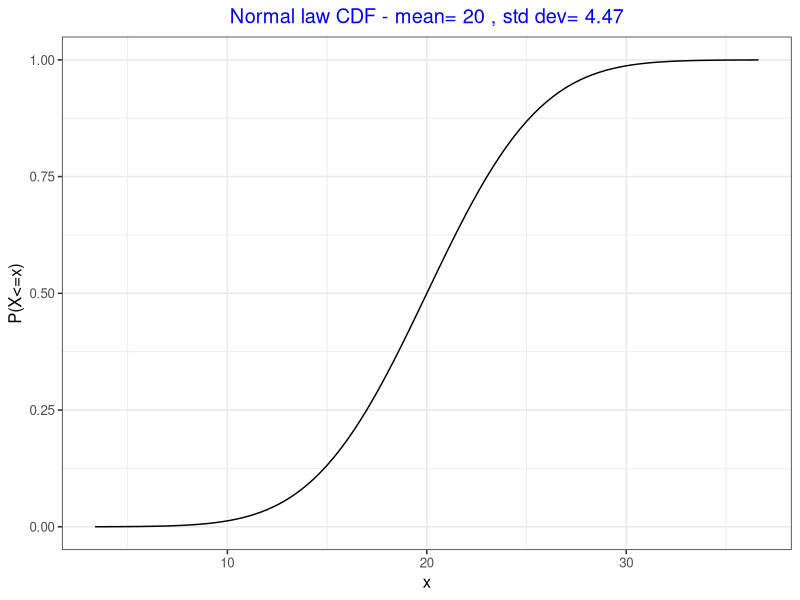
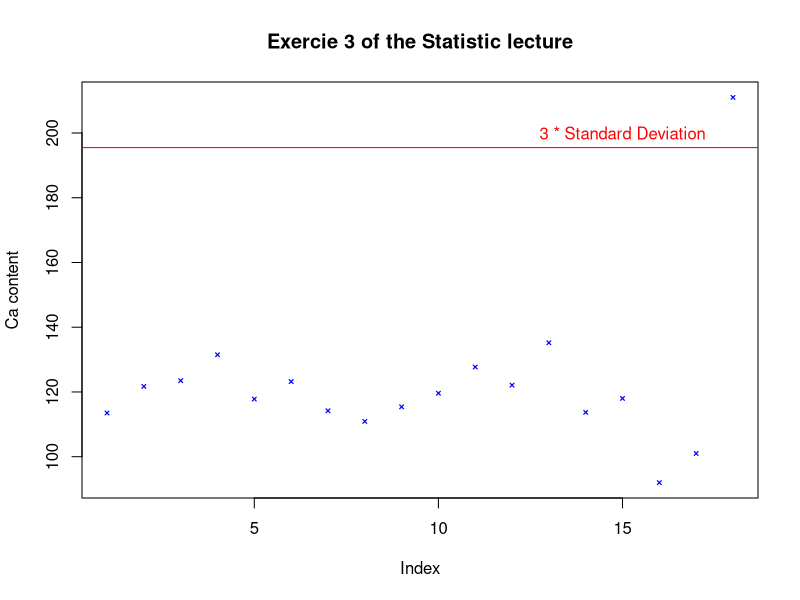
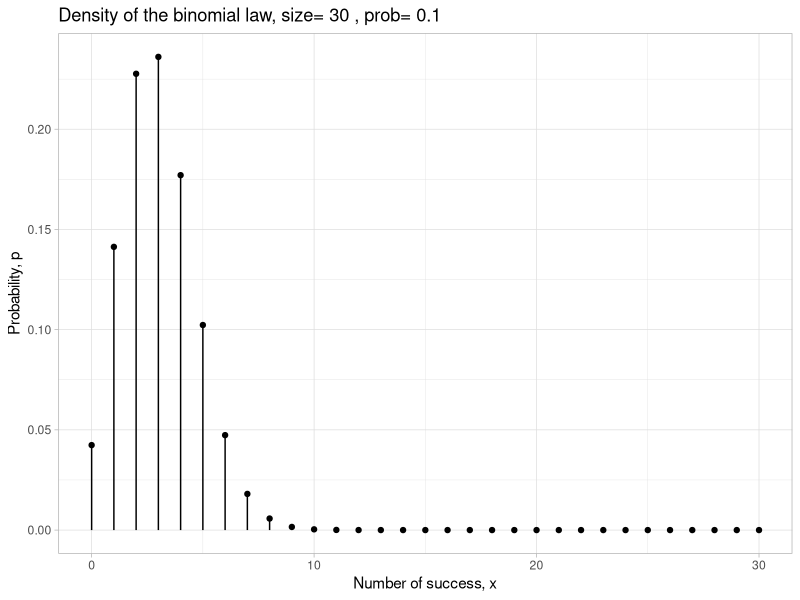
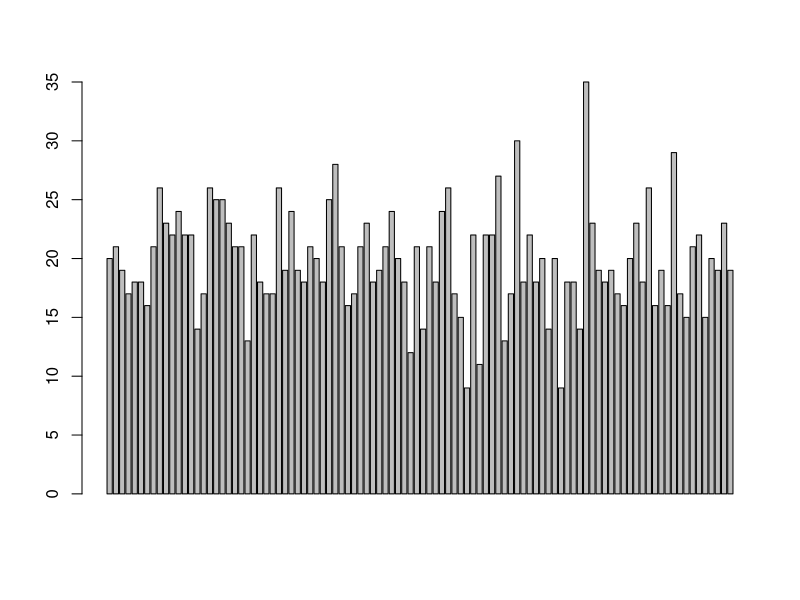
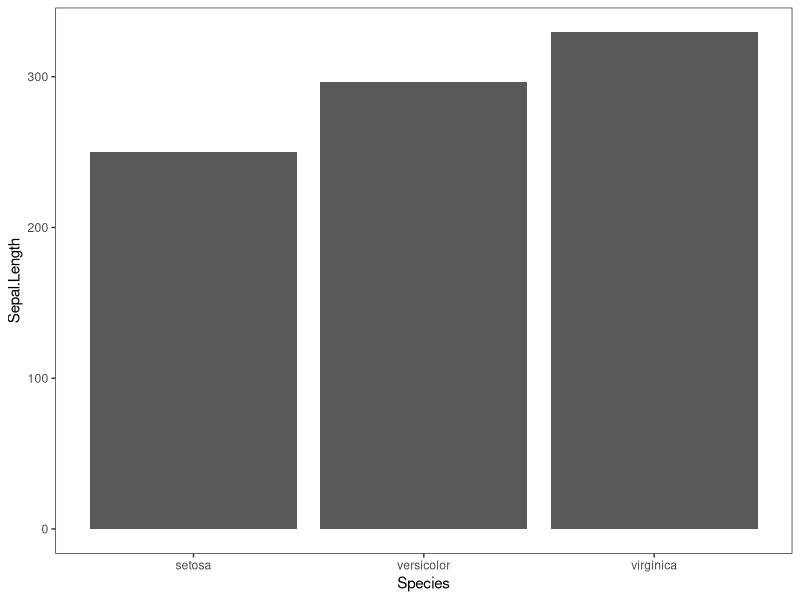
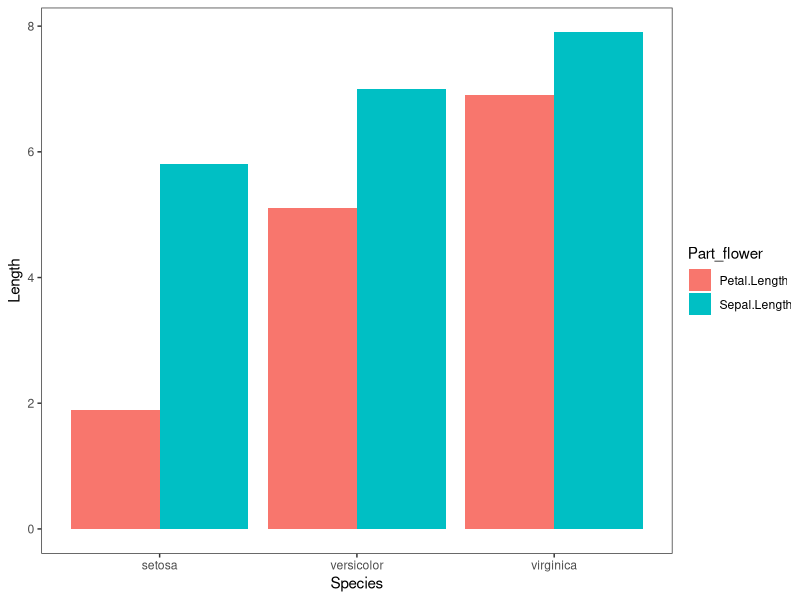
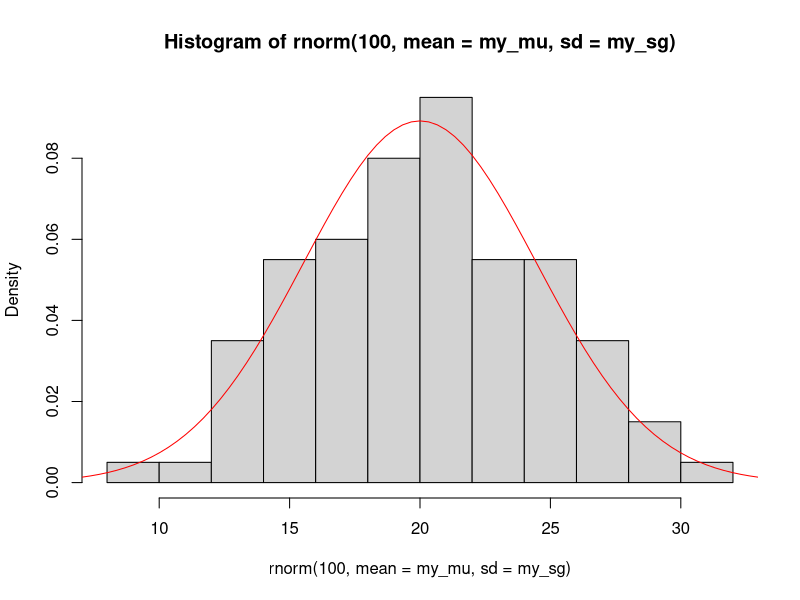
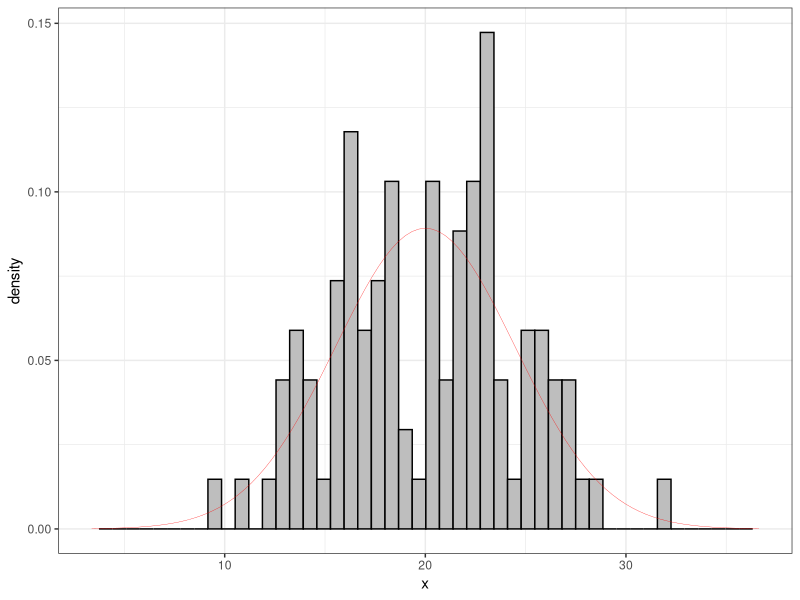

Source code (R) for these figures, in order:
## ---- chunk 1
knitr::opts_chunk$set(echo = TRUE)
## ---- chunk 2
x <- 20
l <- c(10, 44, 89)
s <- "I am a character"
bo <- TRUE # a booleen

paste("Variable x:",x)
class(x)
paste("Variable l:",l)
class(l)
paste("Variable s:", s)
class(s)
paste("Variable s:", bo)
class(bo)

## ---- chunk 3
li <- list(10, 44, 89)
li
class(li)
## ---- chunk 4
vector <- c(1, 5, NULL)
liste <- list(1, 5, "u", NULL)
vector
liste
## ---- chunk 5
# Utilisation of the Iris data set, directly included in R
class(iris)
head(iris)
head(iris$Sepal.Length)
## ---- chunk 6
which(iris$Species != "setosa")
## ---- chunk 7
table(iris$Species)
table(iris$Species != "setosa")
table(subset(iris, Species == "setosa")$Petal.Length > 1.4)
head(subset(iris, Species == "setosa", c(Sepal.Length, Petal.Length)))
## ---- chunk 8
library(tibble)
# creation of the dataset
# m1 a list with Null values
m1<-list(1.311,1.287,1.293,1.308,1.291,1.300,1.274,1.287)
m1 <- append(m1, vector("list",5)) # append 5 element NULL contain in a list
m2<-c(1.298,1.309,1.293,1.251,1.338,1.302,1.270,1.339,1.346,1.292,1.291,1.321,1.285)
Si<-tibble(method1=m1,method2=m2)
## ---- chunk 9
# recover a list containing the values of method 1 padded with NULL values then converted to a vector, without NULL values
m1<-Si$method1 %>% unlist()
m1
class(m1)
## ---- chunk 10
library(dplyr, tidyr)
Si2<-tibble(method=c(rep("method1",8),rep("method2",13)),values=c(m1,m2))

# Let's simulate a randomized acquisition of the dataset
Si2<-Si2[sample(nrow(Si2)),] # Indexes are generated by random pick, the tibble is shuffled
head(Si2)
## ---- chunk 11
m1b<-Si2 %>% filter(method == "method1") %>% select(values) %>% unlist()
m1
m1b
## ---- chunk 12
summary(iris)
## ---- chunk 13
sum(iris$Sepal.Length) # Addition of all the observation in the variable
mean(iris$Sepal.Length) # Average
sd(iris$Sepal.Length) # Standard deviation
q <- quantile(iris$Sepal.Length) # Catch all the quantiles 
q
q[1]
length(iris$Sepal.Length) # Number of observation in the variable
## ---- chunk 14
y <- (1-0.95)/2
y
signif(qnorm(y),3)
signif(qnorm(1-y),3)
## ---- chunk 15
x <- iris$Sepal.Length
x_N<-length(x)
x_sd<-sd(x)
x_mu<-mean(x)
x_se<-x_sd/sqrt(x_N)
x_ICmin<-x_mu+x_se*qnorm(0.025)
x_ICmax<-x_mu+x_se*qnorm(0.975)
paste(signif(x_ICmin,3),"<",signif(x_mu,3),"<",signif(x_ICmax,3))
## ---- chunk 16
my_mu<-20 # mean value of the normal law
my_sg<-sqrt(20) # std dev of the normal law
dnorm(20,mean=my_mu,sd=my_sg) # point evaluation of the density at x=20 of a normal law centered at my_mu and width sigma=my_sg
pnorm(20,mean=my_mu,sd=my_sg) # point evaluation of the CDF at q=20 of this same normal distribution
qnorm(0.05,mean=my_mu,sd=my_sg) # quantile of this normal distribution considering a probability p=0.05
rnorm(10,mean=my_mu,sd=my_sg) # generate 10 random numbers following this normal distribution
alpha=0.0001 # kind of "type I risk", the part of the plot I want to hide on the left/right sides.
xmin=qnorm(alpha,mean=my_mu,sd=my_sg) # left value of the range to plot the distribution
xmax=qnorm(1-alpha,mean=my_mu,sd=my_sg) # right value of the range to plot the distribution
## ---- chunk 17
n<-30 # population
p<-0.1 # probability of success
dbinom(x=1,size=n,prob=p) # Probability that I win exactly 1 time in 30 plays
pbinom(q=2,size=n,prob=p) # CDF, probability to win 0,1 or 2 times in 30 plays
qbinom(p=0.5,size=n,prob=p) # Quantile of 0.5 from the binomial law
rbinom(n=10,size=n,prob=p) # Sample of size 10 from the binomial law
## ---- chunk 18
n<-30 # number of observation
m <- 20 #  Poisson law parameter
dpois(x=1, lambda =m ) #
ppois(q=2, lambda =m ) # 
qpois(p=0.5, lambda =m ) # 
rpois(n=n, lambda =m ) # 
## ---- chunk 19
library(ggplot2)
## ---- chunk 20
# A beautiful plot of this normal law CDF
ggplot()+ # start plot
  xlim(xmin,xmax)+ # define the range to plot
  stat_function(fun=pnorm,args=c(mean=my_mu,sd=my_sg))+ # define the normal law density
  xlab("x")+ # decoration of the x axis
  ylab("P(X<=x)")+ # decoration of the y axis
  labs(title=paste("Normal law CDF - mean=",my_mu,", std dev=",signif(my_sg,3)))+ # title of the plot
  theme_bw(base_size=12)+ # ...the final touch
  theme(plot.title = element_text(hjust = 0.5, color = "blue"))
## ---- chunk 21

Ca <- c(113.5,121.7,123.5,131.5,117.8,123.2,114.2,110.9,115.4,119.6,127.7,122.1,135.2,113.7,118, 92, 101, 211)

## ---- chunk 22
plot(Ca,  
  type = "p", # type de tracé: points ("p"), lignes ("l"), les deux ("b" ou "o"),
  col = "blue", # couleur, tapez `colours()` pour la liste complète
  pch = 4, # type de symboles, un chiffre entre 0 et 25, tapez `?points`
  cex = 0.5, # taille des symboles
  lty = 3, # type de lignes, un chiffre entre 1 et 6
  lwd = 1.2, # taille de lignes
  ylab = "Ca content", # titre pour l'axe des y
  main="Exercie 3 of the Statistic lecture")
abline(h=mean(Ca)+3*sd(Ca), col="red") # Add a line on the graphic
text(15,200, "3 * Standard Deviation", col="red") # Add a text on the graphic
## ---- chunk 23
# Example of data frame
df_binom<-data.frame(x=c(0:n),p=dbinom(x=c(0:n),size=n,prob=p))
# Genaration of a graph
ggplot(data=df_binom)+
  aes(x=x,y=p)+
  geom_point()+
  geom_segment(aes(x=x,y=0,xend=x,yend=p))+
  theme_light()+
  xlab("Number of success, x")+
  ylab("Probability, p")+
  labs(title=paste("Density of the binomial law, size=",n,", prob=",p))
## ---- chunk 24
barplot(rpois(100, lambda = m))

## ---- chunk 25
ggplot(iris, aes(x = Species, y = Sepal.Length))+
  geom_bar(stat = "identity")+
  theme_test()

## ---- chunk 26
library(tidyr)
reformat <- gather(iris, key = "Part_flower", value = "Length", Sepal.Length, Petal.Length)
head(reformat)

ggplot(reformat, aes(x = Species, y = Length, fill=Part_flower))+
  geom_bar(stat = "identity", position=position_dodge())+
  theme_test()
## ---- chunk 27
hist(rnorm(100,mean=my_mu,sd=my_sg), freq=F) 
curve(dnorm(x,mean=my_mu,sd=my_sg),from = xmin,to = xmax,ylab="densité",add=T,col="red")
## ---- chunk 28
data <- data.frame(x = rnorm(100,mean=my_mu,sd=my_sg))
ggplot(data, aes(x))+
  geom_histogram(aes (y=after_stat(density)), #after_stat(density) normalize to 1
                 fill = "grey",
                 color = "black",
                 bins = 50)+ # bins number of interval un the histogram
  stat_function(fun=dnorm,args=c(mean=my_mu,sd=my_sg),
                color ="red", 
                size = 0.1)+
  xlim(xmin,xmax)+
  theme_bw()

## ---- chunk 29
p <- ggplot(iris, aes(x=Species, y=Sepal.Length, fill=Species))+
  ylim(4,8)+
  ylab("Sepal Length")+ 
  geom_boxplot(alpha=0.7, #alpha for the transparence,
               outlier.colour="red",
               outlier.shape=8,outlier.size=4) +
  stat_summary(fun = mean, geom="point", shape=20, size=8, color="Yellow") +
  geom_point(position="jitter", color="blue", alpha=.5)+
  scale_fill_brewer(palette="Set2")+
  theme_classic()
p
## ---- chunk 30
ggplot(iris, aes(x=Sepal.Width, y=Sepal.Length, shape = Species, color=Species))+
  theme_bw()+
  geom_smooth(method="lm", formula= y~poly(x,3), se=TRUE, size = 0.5) +
  geom_point() +
  facet_wrap(iris$Species, nrow = 2)
## ---- chunk 31
ggplot(iris, aes(x=Sepal.Width, y=Sepal.Length, shape = Species, color = Species))+
  theme_bw()+
  geom_point() + 
  facet_grid(~Species)
